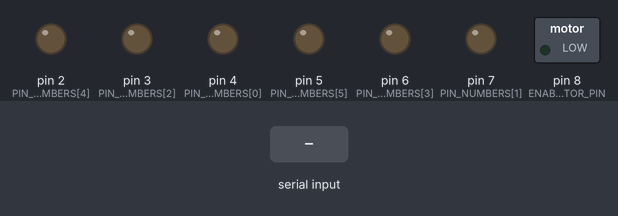
A sketch run on a simulated Arduino Uno, built with avr-gcc and run on an emulated ATmega328P. On the bench: switched loads named in the sketch (green lamp = pin HIGH), output pins drawn as LEDs (lit = HIGH). The test bench sets the inputs (shaded band). What the sketch prints to the serial monitor is not drawn.

Above: at 1.2 s.
1.3 s: byte 30 received over Serial
At 2.7 s:
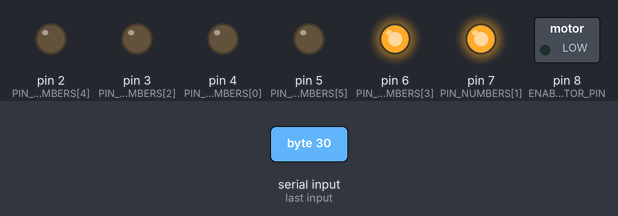
Timing chart, 0 to 4.3 s (numbered marks = the images above; inputs shaded):
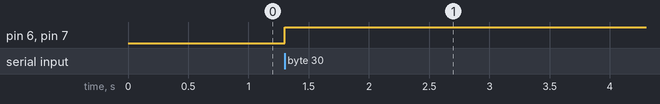

The sketch:

LZakFw_v2.ino
```cpp
// LZakFw v2.0
// Simple firmware for CNC control.

#define Y1_B 0b00000001
#define Y2_B 0b00000010
#define Y1_P 0
#define Y2_P 1

// Y Motor
#define G1_B 0b00000100
#define G2_B 0b00001000
#define G1_P 2
#define G2_P 3

// X Motor
#define R1_B 0b00010000
#define R2_B 0b00100000
#define R1_P 4
#define R2_P 5

#define ENABLE_MOTOR_PIN 8
#define SESSION_BAUD_RATE 9600
#define QTD_PINS 6

// S = step signal
// D = direction signal
// Sinais por eixo
int  PIN_NUMBERS[QTD_PINS] = { 4, 7, 3, 6, 2, 5 };
bool PIN_VALUES[QTD_PINS];

void setup()
{
  Serial.begin(SESSION_BAUD_RATE);
  printInfo();

  pinMode(ENABLE_MOTOR_PIN, OUTPUT);
  digitalWrite(ENABLE_MOTOR_PIN, LOW);

  for(int i = 0; i < QTD_PINS;i++){
    pinMode(PIN_NUMBERS[i], OUTPUT);
    PIN_VALUES[i] = 0;
  }
}

/// Print
void printInfo()
{
  Serial.println("---LZakFw v2.0---");
  Serial.println("by Isaac Candido (isaac.guimaraescandido@gmail.com");
  Serial.print("Baud rate: ");
  Serial.println(SESSION_BAUD_RATE);
}

void loop()
{
   if(Serial.available() > 0)
  {
    int received = Serial.read();

    // motor commands
    if(received < 0b01000000){
      PIN_VALUES[Y1_P] = (received & Y1_B) > 0;
      PIN_VALUES[Y2_P] = (received & Y2_B) > 0;
      PIN_VALUES[G1_P] = (received & G1_B) > 0;
      PIN_VALUES[G2_P] = (received & G2_B) > 0;
      PIN_VALUES[R1_P] = (received & R1_B) > 0;
      PIN_VALUES[R2_P] = (received & R2_B) > 0;
    }
    // section for other commands
    else{
      // add commands here
    }

    pinPulse();
  }
}

// Datasheet A4288
// pg6
// dir setup time: 200ns => 0,2us
// step min pulse: 1us
void pinPulse(){
  // Set Dirs
  for(int i = 1; i < QTD_PINS; i+=2){
    digitalWrite(PIN_NUMBERS[i], PIN_VALUES[i]);
  }
  // wait dir setup time
  delayMicroseconds(50);

  // Do steps
  for(int i = 0; i < QTD_PINS; i+=2){
    digitalWrite(PIN_NUMBERS[i], PIN_VALUES[i]);
  }
  // wait step pulse
  delayMicroseconds(50);

  // reset pins - low
  for(int i = 0; i < QTD_PINS; i+=2){
    digitalWrite(PIN_NUMBERS[i], 0);
  }
}
```

Measured:
- after the input at 1.3 s, pin 6 (PIN_NUMBERS[3]), pin 7 (PIN_NUMBERS[1]): LOW → HIGH at once
